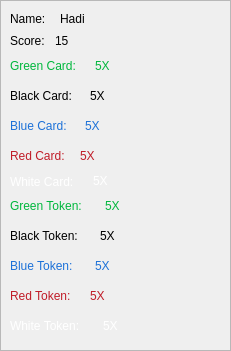
  <widget class="QFrame" name="playerOne_4">
   <property name="geometry">
    <rect>
     <x>820</x>
     <y>390</y>
     <width>231</width>
     <height>351</height>
    </rect>
   </property>
   <property name="frameShape">
    <enum>QFrame::StyledPanel</enum>
   </property>
   <property name="frameShadow">
    <enum>QFrame::Raised</enum>
   </property>
   <widget class="QLabel" name="nameOneLBL_4">
    <property name="geometry">
     <rect>
      <x>10</x>
      <y>10</y>
      <width>51</width>
      <height>17</height>
     </rect>
    </property>
    <property name="text">
     <string>Name:</string>
    </property>
   </widget>
   <widget class="QLabel" name="nameForOne_4">
    <property name="geometry">
     <rect>
      <x>60</x>
      <y>8</y>
      <width>161</width>
      <height>21</height>
     </rect>
    </property>
    <property name="text">
     <string>Hadi</string>
    </property>
   </widget>
   <widget class="QLabel" name="redTokenOne_4">
    <property name="geometry">
     <rect>
      <x>10</x>
      <y>280</y>
      <width>81</width>
      <height>31</height>
     </rect>
    </property>
    <property name="palette">
     <palette>
      <active>
       <colorrole role="WindowText">
        <brush brushstyle="SolidPattern">
         <color alpha="255">
          <red>192</red>
          <green>28</green>
          <blue>40</blue>
         </color>
        </brush>
       </colorrole>
      </active>
      <inactive>
       <colorrole role="WindowText">
        <brush brushstyle="SolidPattern">
         <color alpha="255">
          <red>192</red>
          <green>28</green>
          <blue>40</blue>
         </color>
        </brush>
       </colorrole>
      </inactive>
      <disabled/>
     </palette>
    </property>
    <property name="text">
     <string>Red Token:</string>
    </property>
   </widget>
   <widget class="QLabel" name="whiteTokenOne_4">
    <property name="geometry">
     <rect>
      <x>10</x>
      <y>310</y>
      <width>91</width>
      <height>31</height>
     </rect>
    </property>
    <property name="palette">
     <palette>
      <active>
       <colorrole role="WindowText">
        <brush brushstyle="SolidPattern">
         <color alpha="255">
          <red>255</red>
          <green>255</green>
          <blue>255</blue>
         </color>
        </brush>
       </colorrole>
      </active>
      <inactive>
       <colorrole role="WindowText">
        <brush brushstyle="SolidPattern">
         <color alpha="255">
          <red>255</red>
          <green>255</green>
          <blue>255</blue>
         </color>
        </brush>
       </colorrole>
      </inactive>
      <disabled/>
     </palette>
    </property>
    <property name="text">
     <string>White Token:</string>
    </property>
   </widget>
   <widget class="QLabel" name="blueTokenOne_4">
    <property name="geometry">
     <rect>
      <x>10</x>
      <y>250</y>
      <width>81</width>
      <height>31</height>
     </rect>
    </property>
    <property name="palette">
     <palette>
      <active>
       <colorrole role="WindowText">
        <brush brushstyle="SolidPattern">
         <color alpha="255">
          <red>28</red>
          <green>113</green>
          <blue>216</blue>
         </color>
        </brush>
       </colorrole>
      </active>
      <inactive>
       <colorrole role="WindowText">
        <brush brushstyle="SolidPattern">
         <color alpha="255">
          <red>28</red>
          <green>113</green>
          <blue>216</blue>
         </color>
        </brush>
       </colorrole>
      </inactive>
      <disabled/>
     </palette>
    </property>
    <property name="text">
     <string>Blue Token:</string>
    </property>
   </widget>
   <widget class="QLabel" name="blackTokenOne_4">
    <property name="geometry">
     <rect>
      <x>10</x>
      <y>220</y>
      <width>91</width>
      <height>31</height>
     </rect>
    </property>
    <property name="text">
     <string>Black Token:</string>
    </property>
   </widget>
   <widget class="QLabel" name="greenTokenOne_4">
    <property name="geometry">
     <rect>
      <x>10</x>
      <y>190</y>
      <width>91</width>
      <height>31</height>
     </rect>
    </property>
    <property name="palette">
     <palette>
      <active>
       <colorrole role="WindowText">
        <brush brushstyle="SolidPattern">
         <color alpha="255">
          <red>0</red>
          <green>183</green>
          <blue>61</blue>
         </color>
        </brush>
       </colorrole>
      </active>
      <inactive>
       <colorrole role="WindowText">
        <brush brushstyle="SolidPattern">
         <color alpha="255">
          <red>0</red>
          <green>183</green>
          <blue>61</blue>
         </color>
        </brush>
       </colorrole>
      </inactive>
      <disabled/>
     </palette>
    </property>
    <property name="text">
     <string>Green Token:</string>
    </property>
   </widget>
   <widget class="QLabel" name="scoreOne_4">
    <property name="geometry">
     <rect>
      <x>10</x>
      <y>30</y>
      <width>41</width>
      <height>21</height>
     </rect>
    </property>
    <property name="text">
     <string>Score:</string>
    </property>
   </widget>
   <widget class="QLabel" name="greenCardOne_4">
    <property name="geometry">
     <rect>
      <x>10</x>
      <y>50</y>
      <width>81</width>
      <height>31</height>
     </rect>
    </property>
    <property name="palette">
     <palette>
      <active>
       <colorrole role="WindowText">
        <brush brushstyle="SolidPattern">
         <color alpha="255">
          <red>0</red>
          <green>183</green>
          <blue>61</blue>
         </color>
        </brush>
       </colorrole>
      </active>
      <inactive>
       <colorrole role="WindowText">
        <brush brushstyle="SolidPattern">
         <color alpha="255">
          <red>0</red>
          <green>183</green>
          <blue>61</blue>
         </color>
        </brush>
       </colorrole>
      </inactive>
      <disabled/>
     </palette>
    </property>
    <property name="text">
     <string>Green Card:</string>
    </property>
   </widget>
   <widget class="QLabel" name="blackCardOne_4">
    <property name="geometry">
     <rect>
      <x>10</x>
      <y>80</y>
      <width>81</width>
      <height>31</height>
     </rect>
    </property>
    <property name="text">
     <string>Black Card:</string>
    </property>
   </widget>
   <widget class="QLabel" name="blueCardOne_4">
    <property name="geometry">
     <rect>
      <x>10</x>
      <y>110</y>
      <width>71</width>
      <height>31</height>
     </rect>
    </property>
    <property name="palette">
     <palette>
      <active>
       <colorrole role="WindowText">
        <brush brushstyle="SolidPattern">
         <color alpha="255">
          <red>28</red>
          <green>113</green>
          <blue>216</blue>
         </color>
        </brush>
       </colorrole>
      </active>
      <inactive>
       <colorrole role="WindowText">
        <brush brushstyle="SolidPattern">
         <color alpha="255">
          <red>28</red>
          <green>113</green>
          <blue>216</blue>
         </color>
        </brush>
       </colorrole>
      </inactive>
      <disabled/>
     </palette>
    </property>
    <property name="text">
     <string>Blue Card:</string>
    </property>
   </widget>
   <widget class="QLabel" name="redCardOne_4">
    <property name="geometry">
     <rect>
      <x>10</x>
      <y>140</y>
      <width>71</width>
      <height>31</height>
     </rect>
    </property>
    <property name="palette">
     <palette>
      <active>
       <colorrole role="WindowText">
        <brush brushstyle="SolidPattern">
         <color alpha="255">
          <red>192</red>
          <green>28</green>
          <blue>40</blue>
         </color>
        </brush>
       </colorrole>
      </active>
      <inactive>
       <colorrole role="WindowText">
        <brush brushstyle="SolidPattern">
         <color alpha="255">
          <red>192</red>
          <green>28</green>
          <blue>40</blue>
         </color>
        </brush>
       </colorrole>
      </inactive>
      <disabled/>
     </palette>
    </property>
    <property name="text">
     <string>Red Card:</string>
    </property>
   </widget>
   <widget class="QLabel" name="whiteCardOne_4">
    <property name="geometry">
     <rect>
      <x>10</x>
      <y>166</y>
      <width>81</width>
      <height>31</height>
     </rect>
    </property>
    <property name="palette">
     <palette>
      <active>
       <colorrole role="WindowText">
        <brush brushstyle="SolidPattern">
         <color alpha="255">
          <red>255</red>
          <green>255</green>
          <blue>255</blue>
         </color>
        </brush>
       </colorrole>
      </active>
      <inactive>
       <colorrole role="WindowText">
        <brush brushstyle="SolidPattern">
         <color alpha="255">
          <red>255</red>
          <green>255</green>
          <blue>255</blue>
         </color>
        </brush>
       </colorrole>
      </inactive>
      <disabled/>
     </palette>
    </property>
    <property name="text">
     <string>White Card:</string>
    </property>
   </widget>
   <widget class="QLabel" name="scoreForOne_4">
    <property name="geometry">
     <rect>
      <x>55</x>
      <y>25</y>
      <width>31</width>
      <height>31</height>
     </rect>
    </property>
    <property name="text">
     <string>15</string>
    </property>
   </widget>
   <widget class="QLabel" name="greenForCard_4">
    <property name="geometry">
     <rect>
      <x>95</x>
      <y>55</y>
      <width>31</width>
      <height>21</height>
     </rect>
    </property>
    <property name="palette">
     <palette>
      <active>
       <colorrole role="WindowText">
        <brush brushstyle="SolidPattern">
         <color alpha="255">
          <red>0</red>
          <green>183</green>
          <blue>61</blue>
         </color>
        </brush>
       </colorrole>
      </active>
      <inactive>
       <colorrole role="WindowText">
        <brush brushstyle="SolidPattern">
         <color alpha="255">
          <red>0</red>
          <green>183</green>
          <blue>61</blue>
         </color>
        </brush>
       </colorrole>
      </inactive>
      <disabled/>
     </palette>
    </property>
    <property name="text">
     <string>5X</string>
    </property>
   </widget>
   <widget class="QLabel" name="blackForCard_4">
    <property name="geometry">
     <rect>
      <x>90</x>
      <y>85</y>
      <width>31</width>
      <height>21</height>
     </rect>
    </property>
    <property name="text">
     <string>5X</string>
    </property>
   </widget>
   <widget class="QLabel" name="blueForCard_4">
    <property name="geometry">
     <rect>
      <x>85</x>
      <y>115</y>
      <width>31</width>
      <height>21</height>
     </rect>
    </property>
    <property name="palette">
     <palette>
      <active>
       <colorrole role="WindowText">
        <brush brushstyle="SolidPattern">
         <color alpha="255">
          <red>28</red>
          <green>113</green>
          <blue>216</blue>
         </color>
        </brush>
       </colorrole>
      </active>
      <inactive>
       <colorrole role="WindowText">
        <brush brushstyle="SolidPattern">
         <color alpha="255">
          <red>28</red>
          <green>113</green>
          <blue>216</blue>
         </color>
        </brush>
       </colorrole>
      </inactive>
      <disabled/>
     </palette>
    </property>
    <property name="text">
     <string>5X</string>
    </property>
   </widget>
   <widget class="QLabel" name="redForCard_4">
    <property name="geometry">
     <rect>
      <x>80</x>
      <y>145</y>
      <width>31</width>
      <height>21</height>
     </rect>
    </property>
    <property name="palette">
     <palette>
      <active>
       <colorrole role="WindowText">
        <brush brushstyle="SolidPattern">
         <color alpha="255">
          <red>192</red>
          <green>28</green>
          <blue>40</blue>
         </color>
        </brush>
       </colorrole>
      </active>
      <inactive>
       <colorrole role="WindowText">
        <brush brushstyle="SolidPattern">
         <color alpha="255">
          <red>192</red>
          <green>28</green>
          <blue>40</blue>
         </color>
        </brush>
       </colorrole>
      </inactive>
      <disabled/>
     </palette>
    </property>
    <property name="text">
     <string>5X</string>
    </property>
   </widget>
   <widget class="QLabel" name="whiteForCard_4">
    <property name="geometry">
     <rect>
      <x>93</x>
      <y>170</y>
      <width>31</width>
      <height>21</height>
     </rect>
    </property>
    <property name="palette">
     <palette>
      <active>
       <colorrole role="WindowText">
        <brush brushstyle="SolidPattern">
         <color alpha="255">
          <red>255</red>
          <green>255</green>
          <blue>255</blue>
         </color>
        </brush>
       </colorrole>
      </active>
      <inactive>
       <colorrole role="WindowText">
        <brush brushstyle="SolidPattern">
         <color alpha="255">
          <red>255</red>
          <green>255</green>
          <blue>255</blue>
         </color>
        </brush>
       </colorrole>
      </inactive>
      <disabled/>
     </palette>
    </property>
    <property name="text">
     <string>5X</string>
    </property>
   </widget>
   <widget class="QLabel" name="greenForToken_4">
    <property name="geometry">
     <rect>
      <x>105</x>
      <y>195</y>
      <width>31</width>
      <height>21</height>
     </rect>
    </property>
    <property name="palette">
     <palette>
      <active>
       <colorrole role="WindowText">
        <brush brushstyle="SolidPattern">
         <color alpha="255">
          <red>0</red>
          <green>183</green>
          <blue>61</blue>
         </color>
        </brush>
       </colorrole>
      </active>
      <inactive>
       <colorrole role="WindowText">
        <brush brushstyle="SolidPattern">
         <color alpha="255">
          <red>0</red>
          <green>183</green>
          <blue>61</blue>
         </color>
        </brush>
       </colorrole>
      </inactive>
      <disabled/>
     </palette>
    </property>
    <property name="text">
     <string>5X</string>
    </property>
   </widget>
   <widget class="QLabel" name="blackForToken_4">
    <property name="geometry">
     <rect>
      <x>100</x>
      <y>225</y>
      <width>31</width>
      <height>21</height>
     </rect>
    </property>
    <property name="text">
     <string>5X</string>
    </property>
   </widget>
   <widget class="QLabel" name="blueForToken_4">
    <property name="geometry">
     <rect>
      <x>95</x>
      <y>255</y>
      <width>32</width>
      <height>21</height>
     </rect>
    </property>
    <property name="palette">
     <palette>
      <active>
       <colorrole role="WindowText">
        <brush brushstyle="SolidPattern">
         <color alpha="255">
          <red>28</red>
          <green>113</green>
          <blue>216</blue>
         </color>
        </brush>
       </colorrole>
      </active>
      <inactive>
       <colorrole role="WindowText">
        <brush brushstyle="SolidPattern">
         <color alpha="255">
          <red>28</red>
          <green>113</green>
          <blue>216</blue>
         </color>
        </brush>
       </colorrole>
      </inactive>
      <disabled/>
     </palette>
    </property>
    <property name="text">
     <string>5X</string>
    </property>
   </widget>
   <widget class="QLabel" name="redForToken_4">
    <property name="geometry">
     <rect>
      <x>90</x>
      <y>285</y>
      <width>31</width>
      <height>21</height>
     </rect>
    </property>
    <property name="palette">
     <palette>
      <active>
       <colorrole role="WindowText">
        <brush brushstyle="SolidPattern">
         <color alpha="255">
          <red>192</red>
          <green>28</green>
          <blue>40</blue>
         </color>
        </brush>
       </colorrole>
      </active>
      <inactive>
       <colorrole role="WindowText">
        <brush brushstyle="SolidPattern">
         <color alpha="255">
          <red>192</red>
          <green>28</green>
          <blue>40</blue>
         </color>
        </brush>
       </colorrole>
      </inactive>
      <disabled/>
     </palette>
    </property>
    <property name="text">
     <string>5X</string>
    </property>
   </widget>
   <widget class="QLabel" name="WhiteForToken_4">
    <property name="geometry">
     <rect>
      <x>103</x>
      <y>315</y>
      <width>31</width>
      <height>21</height>
     </rect>
    </property>
    <property name="palette">
     <palette>
      <active>
       <colorrole role="WindowText">
        <brush brushstyle="SolidPattern">
         <color alpha="255">
          <red>255</red>
          <green>255</green>
          <blue>255</blue>
         </color>
        </brush>
       </colorrole>
      </active>
      <inactive>
       <colorrole role="WindowText">
        <brush brushstyle="SolidPattern">
         <color alpha="255">
          <red>255</red>
          <green>255</green>
          <blue>255</blue>
         </color>
        </brush>
       </colorrole>
      </inactive>
      <disabled/>
     </palette>
    </property>
    <property name="text">
     <string>5X</string>
    </property>
   </widget>
  </widget>
